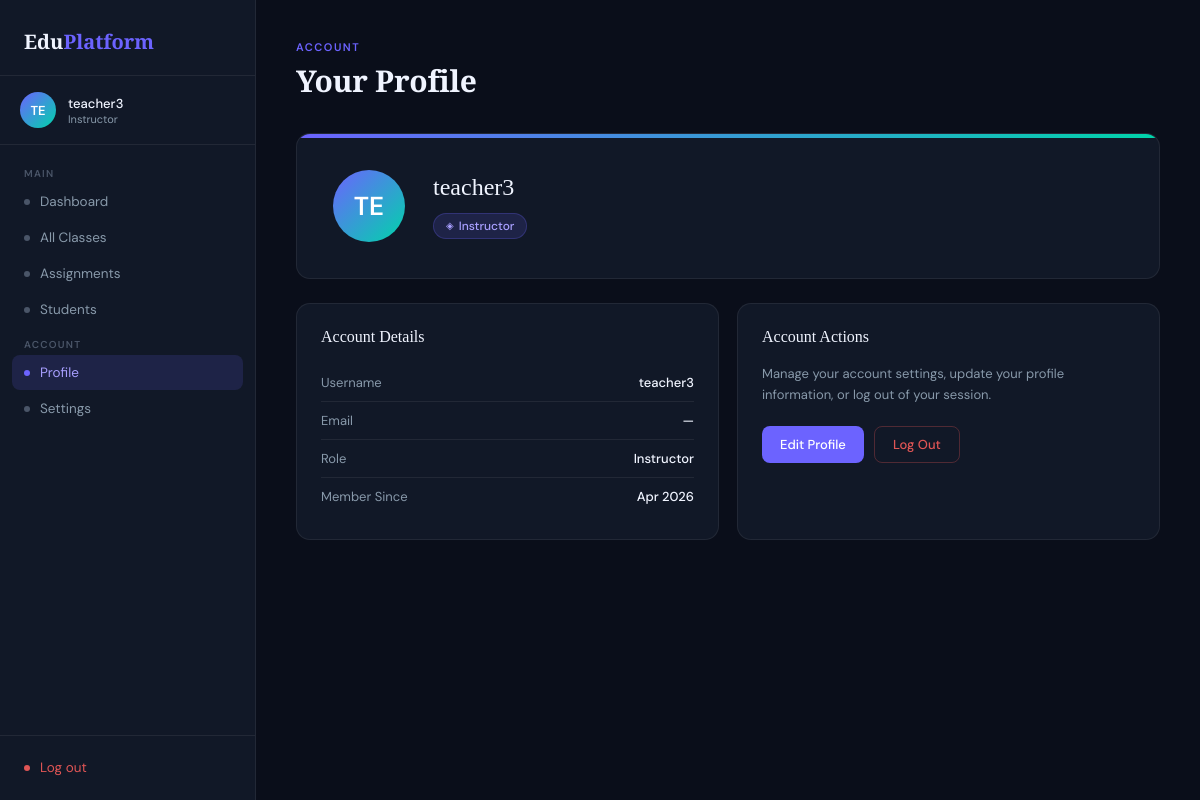
Page /teacher/profile/ (signed in) on the committed database.
### accounts/models.py (models this page shows)
class User(AbstractUser):
    ROLE_CHOICE= (
        ('student', 'Student'),
        ('teacher', 'Teacher')
    )
    role =models.CharField(max_length = 10, choices= ROLE_CHOICE)

### teacher/views.py (the view)
# urls.py: path('profile/', views.teacher_profile, name='profile'),
def teacher_profile(request):
    if not request.user.is_authenticated:
        return redirect('accounts:login')
    elif request.user.role != 'teacher':
        return redirect('accounts:login')
    return render(request, 'teacher/profile.html')

### teacher/templates/teacher/profile.html (shortened to what this page needs)
<!DOCTYPE html>
<html lang="en">
<head>
</head>
<body>
<aside class="sidebar">
  <div class="sidebar-logo">
    <div class="logo-text">Edu<span>Platform</span></div>
  </div>
  <div class="sidebar-user">
    <div class="avatar">{{ user.username|slice:":2"|upper }}</div>
    <div>
      <div class="user-name">{{ user.username }}</div>
      <div class="user-role">Instructor</div>
    </div>
  </div>
  <nav class="sidebar-nav">
    <div class="nav-label">Main</div>
    <a href="{% url 'teacher:dashboard' %}" class="nav-item"><span class="nav-dot"></span> Dashboard</a>
    <a href="{% url 'teacher:allclasses' %}" class="nav-item"><span class="nav-dot"></span> All Classes</a>
    <a href="{% url 'teacher:assignments' %}" class="nav-item"><span class="nav-dot"></span> Assignments</a>
    <a href="{% url 'teacher:students' %}" class="nav-item"><span class="nav-dot"></span> Students</a>
    <div class="nav-label">Account</div>
    <a href="{% url 'teacher:profile' %}" class="nav-item active"><span class="nav-dot"></span> Profile</a>
    <a href="{% url 'teacher:settings' %}" class="nav-item"><span class="nav-dot"></span> Settings</a>
  </nav>
  <div class="sidebar-footer">
    <a href="{% url 'accounts:logout' %}" class="nav-item" style="color:#e05555;"><span class="nav-dot" style="background:#e05555;"></span> Log out</a>
  </div>
</aside>
<main class="main">
  <div class="page-eyebrow">Account</div>
  <h1 class="page-title">Your Profile</h1>
  <div class="profile-hero">
    <div class="profile-avatar">{{ user.username|slice:":2"|upper }}</div>
    <div class="profile-info">
      <h2>{{ user.username }}</h2>
      <div class="profile-badge">Instructor</div>
    </div>
  </div>
  <div class="two-col">
    <div class="card">
      <div class="card-title">Account Details</div>
      <div class="info-row">
        <span class="info-key">Username</span>
        <span class="info-val">{{ user.username }}</span>
      </div>
      <div class="info-row">
        <span class="info-key">Email</span>
        <span class="info-val">{{ user.email|default:"—" }}</span>
      </div>
      <div class="info-row">
        <span class="info-key">Role</span>
        <span class="info-val">Instructor</span>
      </div>
      <div class="info-row">
        <span class="info-key">Member Since</span>
        <span class="info-val">{{ user.date_joined|date:"M Y"|default:"—" }}</span>
      </div>
    </div>
    <div class="card">
      <div class="card-title">Account Actions</div>
      <p style="font-size: 13px; color: var(--text-secondary); line-height: 1.6; margin-bottom: 16px;">Manage your account settings, update your profile information, or log out of your session.</p>
      <div class="actions-row">
        <a href="{% url 'teacher:settings' %}" class="btn btn-primary">Edit Profile</a>
        <a href="{% url 'accounts:logout' %}" class="btn btn-danger">Log Out</a>
      </div>
    </div>
  </div>
</main>
</body>
</html>

### rows in the picture
User: username "TE", username "teacher3", email "—", date_joined "Apr 2026"
